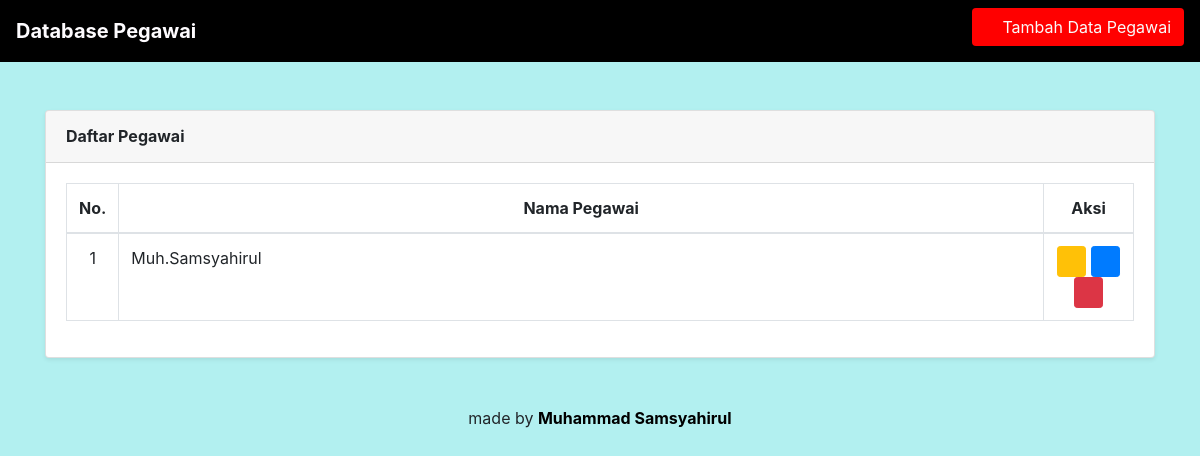
Before: / with the older database file.
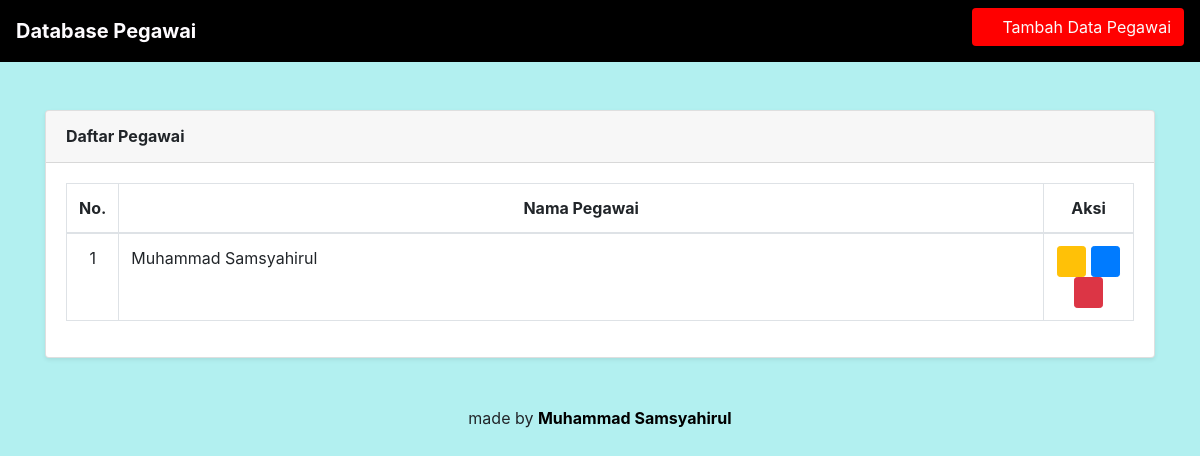
After: the same page with the newer database file.
### simplecrud/models.py (models this page shows)
class Crudsimple(models.Model):
    id = models.IntegerField()
    id = models.AutoField(primary_key=True)
    nama = models.CharField(max_length=50)
    nip = models.IntegerField()
    divisi = models.CharField(max_length=50)
    alamat = models.CharField(max_length=50)
    gender = models.CharField(max_length=50)
    class Meta:
        db_table = "simplecrud"

### simplecrud/views.py (the view)
# urls.py: path('', views.tampildata),
def tampildata(request):
    return render(request,"index.html",{'tampilkandata':Crudsimple.objects.all()})

### simplecrud/templates/index.html (shortened to what this page needs)
<!DOCTYPE html>
<html lang="en">
<head>
  <nav class="navbar navbar-light justify-content-between" style="background-color: #000000;">
    <a class="navbar-brand m-0 font-weight-bold" style="color: #fefcff;">Database Pegawai</a>
    <a href="inputdata/" class="btn mb-2" style="background-color:#ff0000; color:#fafafa"><i class="fas fa-upload"></i> Tambah Data Pegawai</a>
  </nav>
  {% load static %}
  <link href="{% static 'fontawesome-free/css/all.min.css' %}" rel="stylesheet" type="text/css">
  <link href="{% static 'bootstrap/css/bootstrap.min.css' %}" rel="stylesheet">
  <link href="{% static 'datatable/datatables.min.css' %}" rel="stylesheet">
</head>
<body style="background-color:#b2f0f0">
  <br> </br>
  <div class="container">
    <div class="card shadow-sm mb-4" style="width: 100%;">
      <div class="card-header py-3"">
        <h6 class="m-0 font-weight-bold">Daftar Pegawai</h6>
      </div>
      <div class="card-body">
        <div class="table-responsive">
          <table class="table table-bordered" id="dataTable" width="100%" cellspacing="0">
            <thead>
              <tr style="text-align: center;">
                <th style="width: 20px">No.</th>
                <th>Nama Pegawai</th>
                <th style="width: 90px;">Aksi</th>
              </tr>
            </thead>
            <tbody>
              {% for tampilkandatanya in tampilkandata %}
              <tr>
                <td style="text-align: center">{{ forloop.counter }}</td>
                <td>{{ tampilkandatanya.nama }}</td>
                <td style="text-align: center">
                  <a href="/lihatdata/{{ tampilkandatanya.id }}" class="btn btn-warning btn-sm" title="Lihat Data"><i
                      class="fas fa-eye"></i></a>
                  <a href="/editdata/{{ tampilkandatanya.id }}" class="btn btn-primary btn-sm" title="Ubah Data"><i
                    class="fas fa-edit"></i></a>
                  <a href="/hapusdata/{{ tampilkandatanya.id }}" class="btn btn-danger btn-sm" title="Hapus Data"><i
                      class="fas fa-trash"></i></a>
                </td>
              </tr>
              {% endfor %}
            </tbody>
          </table>
        </div>
      </div>
    </div>
    <footer class="mt-5 mb-3">
      <div class="container my-auto">
        <div class="text-center my-auto" id="footer">
          <span>made by <a href="https://github.com/msamsyahirul" target="_blank" style="color: #000000;"><b>Muhammad Samsyahirul</b><a></span>
        </div>
      </div>
    </footer>
  </div>
</body>
</html>

Changed rows visible on the page:
removed Crudsimple: nama "Muh.Samsyahirul"
added Crudsimple: nama "Muhammad Samsyahirul"
